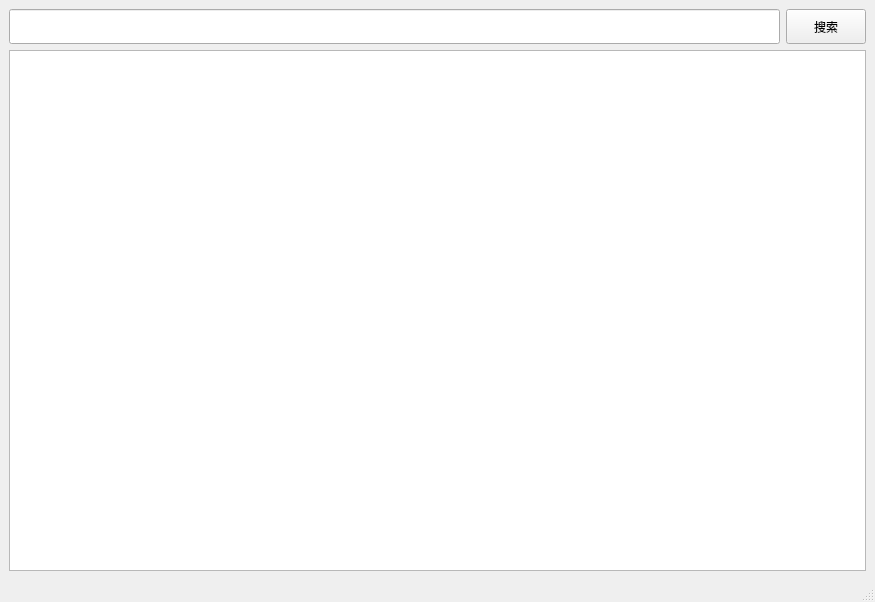
<?xml version="1.0" encoding="UTF-8"?>
<ui version="4.0">
 <class>MainWindow</class>
 <widget class="QMainWindow" name="MainWindow">
  <property name="geometry">
   <rect>
    <x>0</x>
    <y>0</y>
    <width>875</width>
    <height>602</height>
   </rect>
  </property>
  <property name="windowTitle">
   <string>文件类型</string>
  </property>
  <widget class="QWidget" name="centralwidget">
   <layout class="QGridLayout" name="gridLayout">
    <item row="0" column="0">
     <layout class="QHBoxLayout" name="horizontalLayout">
      <item>
       <widget class="QLineEdit" name="lineEdit">
        <property name="minimumSize">
         <size>
          <width>0</width>
          <height>35</height>
         </size>
        </property>
        <property name="clearButtonEnabled">
         <bool>true</bool>
        </property>
       </widget>
      </item>
      <item>
       <widget class="QPushButton" name="pushButton">
        <property name="minimumSize">
         <size>
          <width>0</width>
          <height>35</height>
         </size>
        </property>
        <property name="text">
         <string>搜索</string>
        </property>
       </widget>
      </item>
     </layout>
    </item>
    <item row="1" column="0">
     <widget class="QTableWidget" name="tableWidget"/>
    </item>
   </layout>
  </widget>
  <widget class="QMenuBar" name="menubar">
   <property name="geometry">
    <rect>
     <x>0</x>
     <y>0</y>
     <width>875</width>
     <height>23</height>
    </rect>
   </property>
  </widget>
  <widget class="QStatusBar" name="statusbar"/>
 </widget>
 <resources/>
 <connections>
  <connection>
   <sender>pushButton</sender>
   <signal>clicked()</signal>
   <receiver>MainWindow</receiver>
   <slot>search_file_type()</slot>
   <hints>
    <hint type="sourcelabel">
     <x>830</x>
     <y>46</y>
    </hint>
    <hint type="destinationlabel">
     <x>790</x>
     <y>28</y>
    </hint>
   </hints>
  </connection>
 </connections>
 <slots>
  <slot>search_file_type()</slot>
 </slots>
</ui>
